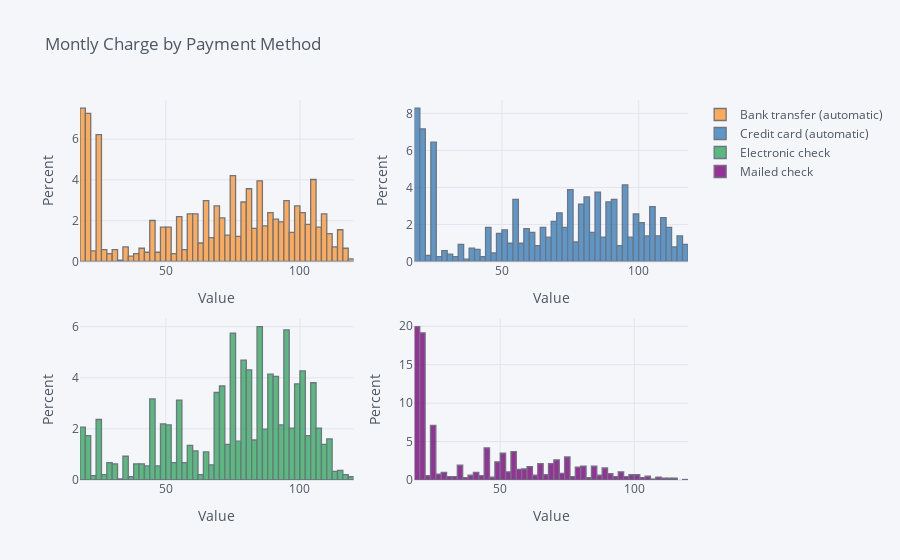

Notebook code cell kept with this figure:
### Code cell
hue_payment_method.iplot(kind='hist', 
                       histnorm='percent', 
                       xTitle='Value', 
                       yTitle='Percent', 
                       title='Montly Charge by Payment Method',
                       subplots=True)

### Figure 1 — Plotly figure (JSON) as saved in the notebook; plotly's stock layout.template omitted (floating-point values rounded to 4 significant figures; data arrays with more than 128 entries replaced by an {"elided": "..."} marker saying what was removed)
{"data": [{"histfunc": "count", "histnorm": "percent", "marker": {"color": "rgba(255, 153, 51, 1.0)", "line": {"color": "#4D5663", "width": 1.3}}, "name": "Bank transfer (automatic)", "opacity": 0.8, "orientation": "v", "type": "histogram", "x": {"elided": "7032 float values"}, "xaxis": "x", "yaxis": "y"}, {"histfunc": "count", "histnorm": "percent", "marker": {"color": "rgba(55, 128, 191, 1.0)", "line": {"color": "#4D5663", "width": 1.3}}, "name": "Credit card (automatic)", "opacity": 0.8, "orientation": "v", "type": "histogram", "x": {"elided": "7032 float values"}, "xaxis": "x2", "yaxis": "y2"}, {"histfunc": "count", "histnorm": "percent", "marker": {"color": "rgba(50, 171, 96, 1.0)", "line": {"color": "#4D5663", "width": 1.3}}, "name": "Electronic check", "opacity": 0.8, "orientation": "v", "type": "histogram", "x": {"elided": "7032 float values"}, "xaxis": "x3", "yaxis": "y3"}, {"histfunc": "count", "histnorm": "percent", "marker": {"color": "rgba(128, 0, 128, 1.0)", "line": {"color": "#4D5663", "width": 1.3}}, "name": "Mailed check", "opacity": 0.8, "orientation": "v", "type": "histogram", "x": {"elided": "7032 float values"}, "xaxis": "x4", "yaxis": "y4"}], "layout": {"autosize": true, "barmode": "overlay", "legend": {"bgcolor": "#F5F6F9", "font": {"color": "#4D5663"}}, "paper_bgcolor": "#F5F6F9", "plot_bgcolor": "#F5F6F9", "title": {"font": {"color": "#4D5663"}, "text": "Montly Charge by Payment Method"}, "xaxis": {"anchor": "y", "autorange": true, "domain": [0, 0.45], "gridcolor": "#E1E5ED", "range": [18, 120], "showgrid": true, "tickfont": {"color": "#4D5663"}, "title": {"font": {"color": "#4D5663"}, "text": "Value"}, "type": "linear", "zerolinecolor": "#E1E5ED"}, "xaxis2": {"anchor": "y2", "autorange": true, "domain": [0.55, 1], "gridcolor": "#E1E5ED", "range": [18, 118], "showgrid": true, "tickfont": {"color": "#4D5663"}, "title": {"font": {"color": "#4D5663"}, "text": "Value"}, "type": "linear", "zerolinecolor": "#E1E5ED"}, "xaxis3": {"anchor": "y3", "autorange": true, "domain": [0, 0.45], "gridcolor": "#E1E5ED", "range": [18, 120], "showgrid": true, "tickfont": {"color": "#4D5663"}, "title": {"font": {"color": "#4D5663"}, "text": "Value"}, "type": "linear", "zerolinecolor": "#E1E5ED"}, "xaxis4": {"anchor": "y4", "autorange": true, "domain": [0.55, 1], "gridcolor": "#E1E5ED", "range": [18, 120], "showgrid": true, "tickfont": {"color": "#4D5663"}, "title": {"font": {"color": "#4D5663"}, "text": "Value"}, "type": "linear", "zerolinecolor": "#E1E5ED"}, "yaxis": {"anchor": "x", "autorange": true, "domain": [0.575, 1], "gridcolor": "#E1E5ED", "range": [0, 7.919], "showgrid": true, "tickfont": {"color": "#4D5663"}, "title": {"font": {"color": "#4D5663"}, "text": "Percent"}, "zerolinecolor": "#E1E5ED"}, "yaxis2": {"anchor": "x2", "autorange": true, "domain": [0.575, 1], "gridcolor": "#E1E5ED", "range": [0, 8.72], "showgrid": true, "tickfont": {"color": "#4D5663"}, "title": {"font": {"color": "#4D5663"}, "text": "Percent"}, "zerolinecolor": "#E1E5ED"}, "yaxis3": {"anchor": "x3", "autorange": true, "domain": [0, 0.425], "gridcolor": "#E1E5ED", "range": [0, 6.32], "showgrid": true, "tickfont": {"color": "#4D5663"}, "title": {"font": {"color": "#4D5663"}, "text": "Percent"}, "zerolinecolor": "#E1E5ED"}, "yaxis4": {"anchor": "x4", "autorange": true, "domain": [0, 0.425], "gridcolor": "#E1E5ED", "range": [0, 21.0], "showgrid": true, "tickfont": {"color": "#4D5663"}, "title": {"font": {"color": "#4D5663"}, "text": "Percent"}, "zerolinecolor": "#E1E5ED"}}}
